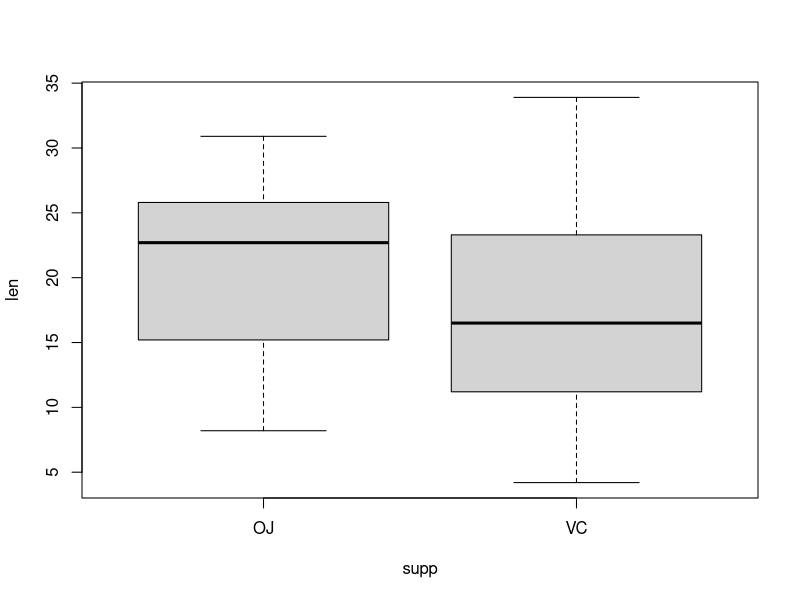

Generate this figure with R:
## Anaanthan ##

# Mann-Whitney U test #

#Load data
data=ToothGrowth

# Visualize data #
boxplot(data=data, len~supp)

# Assume data is independent

# Mann-Whitney test
wilcox.test(data=data, len~supp, conf.int=T)
